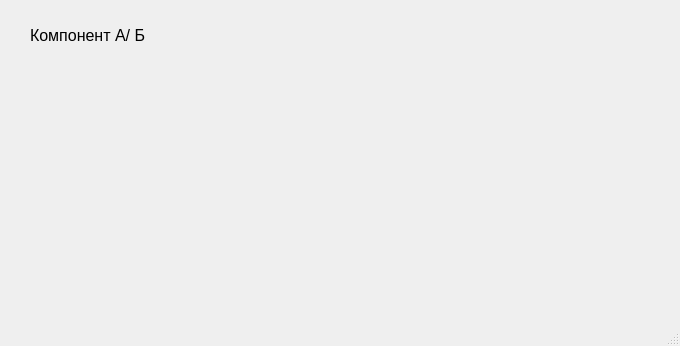
<?xml version="1.0" encoding="UTF-8"?>
<ui version="4.0">
 <class>MainWindow</class>
 <widget class="QMainWindow" name="MainWindow">
  <property name="geometry">
   <rect>
    <x>0</x>
    <y>0</y>
    <width>680</width>
    <height>346</height>
   </rect>
  </property>
  <property name="font">
   <font>
    <pointsize>12</pointsize>
   </font>
  </property>
  <property name="windowTitle">
   <string>MainWindow</string>
  </property>
  <widget class="QWidget" name="centralwidget">
   <widget class="QWidget" name="gridLayoutWidget">
    <property name="geometry">
     <rect>
      <x>20</x>
      <y>70</y>
      <width>601</width>
      <height>221</height>
     </rect>
    </property>
    <layout class="QGridLayout" name="gridLayout">
     <property name="verticalSpacing">
      <number>15</number>
     </property>
    </layout>
   </widget>
   <widget class="QLabel" name="label">
    <property name="geometry">
     <rect>
      <x>30</x>
      <y>10</y>
      <width>591</width>
      <height>51</height>
     </rect>
    </property>
    <property name="text">
     <string>Компонент А/ Б</string>
    </property>
   </widget>
  </widget>
  <widget class="QStatusBar" name="statusbar"/>
 </widget>
 <resources/>
 <connections/>
</ui>
